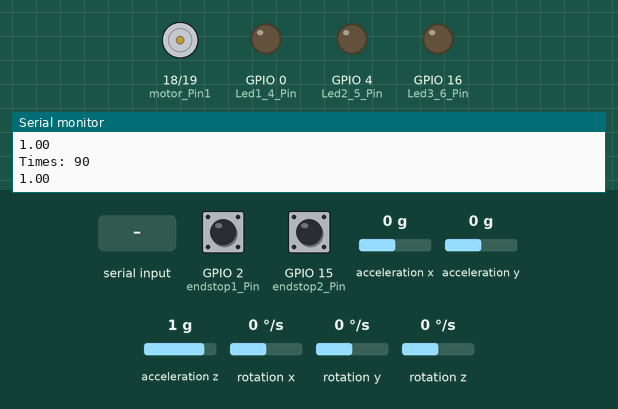
Bench run of a sketch on a simulated ESP32. Parts: motor-driver pin pairs drawn as motors (green arrow = first pin HIGH = forward, orange = second pin HIGH = backward, longer = more drive), output pins drawn as LEDs (lit = HIGH), the last lines printed to the serial monitor. Dashed ring = blinking. The inputs (shaded band) are chosen by the test bench; at power-on: GPIO 2 (endstop1_Pin) LOW, GPIO 15 (endstop2_Pin) LOW, acceleration x 0 g, acceleration y 0 g, acceleration z 1 g, rotation x 0 °/s, rotation y 0 °/s, rotation z 0 °/s. Nothing arrives over Bluetooth unless stated.

Above: at 4.2 s.
4.3 s: "3" received over the second serial link
At 4.49 s:
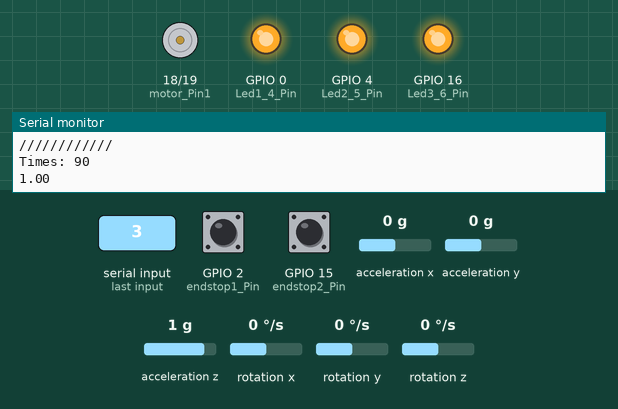
7.3 s: "2" received over the second serial link
At 7.68 s:
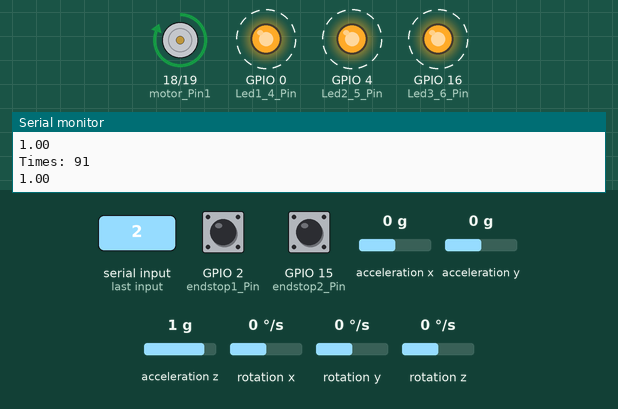
10.3 s: "1" received over the second serial link
At 10.49 s:
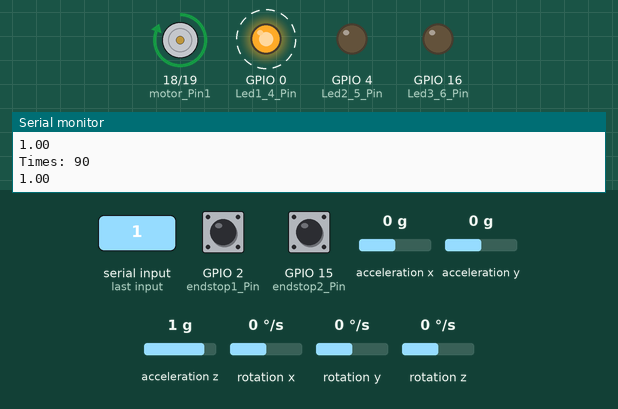
13.3 s: GPIO 2 (endstop1_Pin) pulled HIGH for 0.15 s
At 13.58 s:
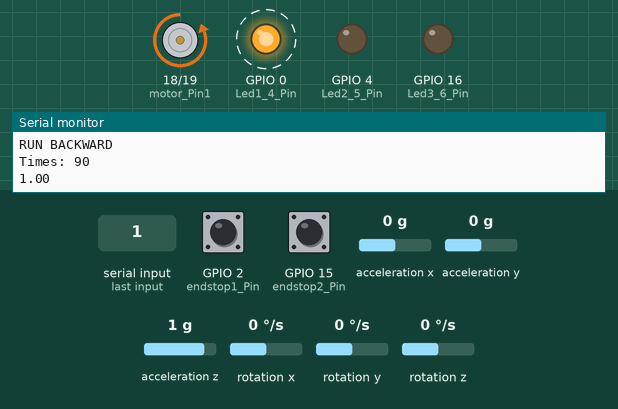
16.3 s: "3" received over the second serial link
Timing chart, 0 to 20.3 s (numbered marks = the images above; inputs shaded):
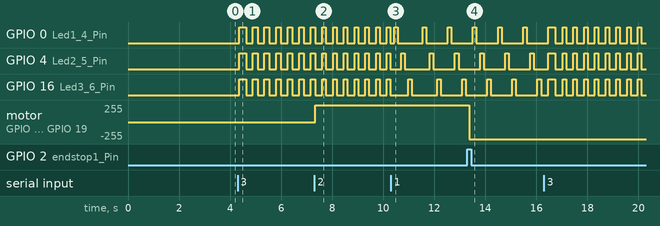

Measured:
- after the input at 4.3 s, GPIO 0 (Led1_4_Pin), GPIO 4 (Led2_5_Pin), GPIO 16 (Led3_6_Pin): LOW → HIGH after 0.05 s, then repeats every 0.45 s: LOW 0.27 s, HIGH 0.18 s
- after the input at 7.3 s, motor on GPIO 18 (motor_Pin1) / GPIO 19 (motor_Pin2): stopped → forward 255/255 at once
- after the input at 10.3 s, GPIO 0 (Led1_4_Pin): alternates HIGH for 0.14 s and LOW for 0.91 s, starting after 0.13 s; GPIO 4 (Led2_5_Pin): alternates HIGH for 0.14 s and LOW for 0.91 s, starting after 0.41 s; GPIO 16 (Led3_6_Pin): alternates HIGH for 0.14 s and LOW for 0.91 s, starting after 0.69 s
- after the input at 13.3 s, motor on GPIO 18 (motor_Pin1) / GPIO 19 (motor_Pin2): forward 255/255 → backward 255/255 after 0.08 s

The sketch:

Final.ino
```cpp
#include "BluetoothSerial.h"
#include "MPU6050_tockn.h"
#include <Wire.h>

BluetoothSerial SerialBT;
#if !defined(CONFIG_BT_ENABLED) || !defined(CONFIG_BLUEDROID_ENABLED)
#error Bluetooth is not enabled! Please run `make menuconfig` to and enable it
#endif

MPU6050 mpu6050(Wire);

const int endstop1_Pin = 2;
const int endstop2_Pin = 15;
const int motor_Pin1 = 18;
const int motor_Pin2 = 19;
const int Led1_4_Pin = 0;
const int Led2_5_Pin = 4;
const int Led3_6_Pin = 16;
bool button1_state = false;
bool button2_state = false;
bool button3_state = false;
unsigned long timePressButton3 = 0;
unsigned long timePressButton2 = 0;
unsigned long timePressButton1 = 0;
#define STOP 0
#define RUN_FORWARD 1
#define RUN_BACKWARD 2
int motorState = STOP;
bool accelCheck = false;
long timeAccel = 0;
float accelAverage;
void setup()
{
  Serial.begin(9600);
  SerialBT.begin("ESP32");
  pinMode(endstop1_Pin, INPUT);
  pinMode(endstop2_Pin, INPUT);
  pinMode(motor_Pin1, OUTPUT);
  pinMode(motor_Pin2, OUTPUT);
  pinMode(Led1_4_Pin, OUTPUT);
  pinMode(Led2_5_Pin, OUTPUT);
  pinMode(Led3_6_Pin, OUTPUT);
  Wire.begin();
  mpu6050.begin();
  mpu6050.calcGyroOffsets(true);
  Serial.println("START" );
}
void loop()
{
  accelAverage = calAccelerator(50);
  Serial.println(accelAverage);
  if (accelAverage > 1.5 && !accelCheck) {
    accelCheck = true;
  }
  if (accelCheck)
  {
    if (accelAverage < 1) {
      turnOnLed(Led1_4_Pin);
      turnOnLed(Led2_5_Pin);
      turnOnLed(Led3_6_Pin);
      delay(2000);
      turnOffLed(Led1_4_Pin);
      turnOffLed(Led2_5_Pin);
      turnOffLed(Led3_6_Pin);
      accelCheck = false;
    }
  }

    readBLE();
    if (button2_state)
    {
      if (motorState == STOP)
      {
        Serial.println("RUN FORWARD" );
        motor_FORWARD();
      }
      else if (motorState == RUN_FORWARD)
      {
        if (readStatusEndstop(endstop1_Pin) == HIGH)
        {
          Serial.println("RUN BACKWARD" );
          motor_BACKWARD();
        }
      }
      else if (motorState == RUN_BACKWARD)
      {
        if (readStatusEndstop(endstop2_Pin) == HIGH)
        {
          Serial.println("Stop" );
          motor_Stop();
          button2_state = false;
        }
      }
    }
    if (button3_state)
    {
      if ((unsigned long)(millis() - timePressButton3) < 200)
      {
        turnOnLed(Led1_4_Pin);
        turnOnLed(Led2_5_Pin);
        turnOnLed(Led3_6_Pin);
      }
      else if ((unsigned long)(millis() - timePressButton3) < 400)
      {
        turnOffLed(Led1_4_Pin);
        turnOffLed(Led2_5_Pin);
        turnOffLed(Led3_6_Pin);
      }
      else
      {
        timePressButton3 = millis();
      }
    }
    if (button1_state)
    {
      if ((unsigned long)(millis() - timePressButton1) < (150 * 1))
      {
        turnOnLed(Led1_4_Pin);
      }
      else if ((unsigned long)(millis() - timePressButton1) < (150 * 2))
      {
        turnOffLed(Led1_4_Pin);
      }
      else if ((unsigned long)(millis() - timePressButton1) < (150 * 3))
      {
        turnOnLed(Led2_5_Pin);
      }
      else if ((unsigned long)(millis() - timePressButton1) < (150 * 4))
      {
        turnOffLed(Led2_5_Pin);
      }
      else if ((unsigned long)(millis() - timePressButton1) < (150 * 5))
      {
        turnOnLed(Led3_6_Pin);
      }
      else if ((unsigned long)(millis() - timePressButton1) < (150 * 6))
      {
        turnOffLed(Led3_6_Pin);
      }
      else
      {
        timePressButton1 = millis();
      }
    }
}
void motor_FORWARD()
{
  motorState = RUN_FORWARD;
  digitalWrite(motor_Pin1, HIGH);
  digitalWrite(motor_Pin2, LOW);
}
void motor_BACKWARD()
{
  motorState = RUN_BACKWARD;
  digitalWrite(motor_Pin1, LOW);
  digitalWrite(motor_Pin2, HIGH);
}
void motor_Stop()
{
  motorState = STOP;
  digitalWrite(motor_Pin1, LOW);
  digitalWrite(motor_Pin2, LOW);
}
int readStatusEndstop(int pin)
{
  delay(50);
  return digitalRead(pin);
}
void turnOnLed(int pin)
{
  digitalWrite(pin, HIGH);
}
void turnOffLed(int pin)
{
  digitalWrite(pin, LOW);
}
int readBLE() {
  int a = SerialBT.read();
  if (a == 49)
  {
    //while(digitalRead(RF_D0) == HIGH){};
    button1_state = !(button1_state);
    timePressButton1 = millis();
    {
      turnOffLed(Led1_4_Pin);
      turnOffLed(Led2_5_Pin);
      turnOffLed(Led3_6_Pin);
    }
    button3_state = false;
    return 0;
  }
  if (a == 50)
  {
    button2_state = !(button2_state);
    timePressButton2 = millis();
    return 2;
  }
  if (a == 51)
  {
    Serial.println("////////////");
    button3_state = !(button3_state);
    {
      turnOffLed(Led1_4_Pin);
      turnOffLed(Led2_5_Pin);
      turnOffLed(Led3_6_Pin);
    }
    timePressButton3 = millis();
    button1_state = false;
    return 3;
  }

  //}
}

float calAccelerator(int N) {
  float accelTotal[100], vAverage = 0;
   unsigned long timeCheck = millis();
  for (int i = 0; i < N; i++) {
      mpu6050.update();
      accelTotal[i] = sqrt(pow(mpu6050.getAccX(), 2) + pow(mpu6050.getAccY(), 2) + pow(mpu6050.getAccZ(), 2));
  }
  for (int i = 0; i < N; i++) {
    vAverage += accelTotal[i] / N;
  }
   Serial.print("Times: ");
   Serial.println(millis() - timeCheck);
  return vAverage;
}
```
